Frame 1 (no input): blank canvas, image omitted
Frame 60 (no input): blank canvas, image omitted
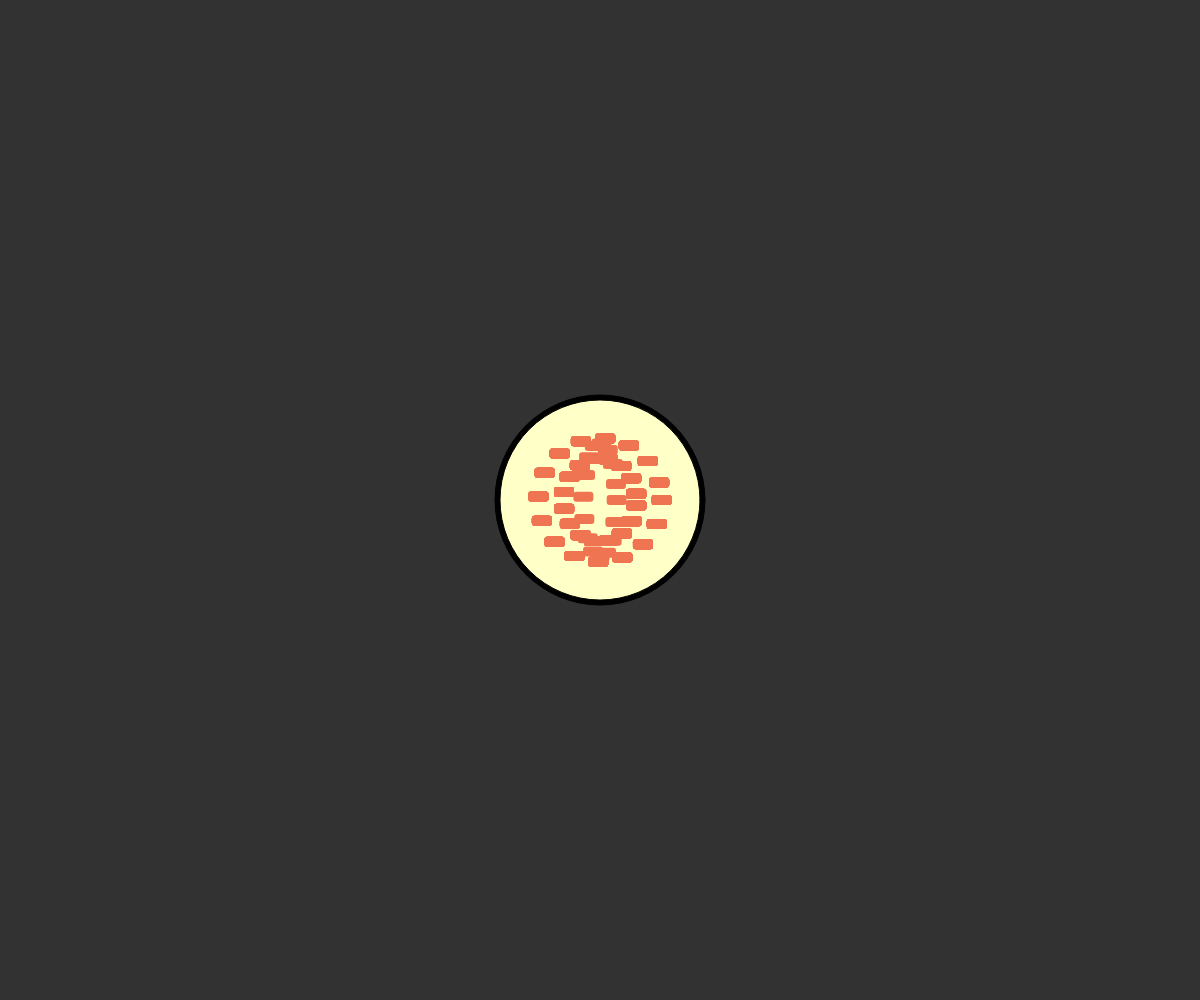
Frame 120 (the mouse pressed at the canvas centre since frame 60)

The p5.js sketch whose frames 1 and 60 were blank and that drew this single picture after the mouse press (run headless with seeded random() and noise() and a simulated clock; from frame 60 on, the mouse is pressed at the canvas centre):

// p5.js sketch
// ── sketch.js
/* let x = x;
let y = x; */
let diameter =  200;
let ingredientPositions = [ ]; //empty array to hold on positions?
let numberOfIngredients = 30; //how many ingredients to draw

let myPokeBowl = []; //empty array to hold pokebowl objects

function setup() {
  createCanvas(windowWidth, windowHeight);
/* myPokeBowl = new PokeBowl(width/2, height/2, diameter,10); //looks for class called pokebowl and makes new one
 */
}
/*   x = width / 2;
  y = height / 2; */

function draw() {
  background(50);
 /*  translate(x,y); */

  for (let i = 0; i<myPokeBowl.length; i++) {
    myPokeBowl[i].display(); //calls the display function from the pokebowl class to draw it
  }
/*   myPokeBowl.display(); //calls the display function from the pokebowl class to draw it */
}

function mousePressed() { 
  let tempPokebowl = new PokeBowl(mouseX, mouseY, diameter, random (5,20),random(20)); //creates a temporary pokebowl at mouse position with random number of ingredients between 5 and 20
  myPokeBowl.push (tempPokebowl); //adds the temporary pokebowl to the array of pokebowls
}

 /*  translate(x, y);
  circle(0, 0, diameter+10);
  circle(0, 0, diameter); */

class PokeBowl { 
  constructor(x, y, diameter,numberOfIngredients) { //takes values from top to assign in this class
    this.x = x;
    this.y = y;
    this.diameter = diameter;
    this.numberOfIngredients = numberOfIngredients;
    this.ingredientPositions = []; //declaring a variable but not using constuctor to fill it (or thats what you said in the video)

    this.ingredientKind = random(['tobiko','nori','salmon']); //uses random to select one of the three ingredient kinds for this pokebowl and named the ingredientKind so it can be called

    if (this.ingredientKind === 'tobiko') { //if statement to check which ingredient kind was selected will be the same after
      for (let i = 0; i < numberOfIngredients; i++) { //for loop looping from 0 to number of ingredients
        let spacing = 360/ this.numberOfIngredients;
        let tobikoX = cos(radians(i*spacing)) * ((this.diameter/3) - 30); 
        let tobikoY = sin(radians(i*spacing)) * ((this.diameter/3) - 20);
        let newVector = createVector(tobikoX,tobikoY);
        this.ingredientPositions.push(newVector); //fills the array from ingrediant positions array called at start. attaches new position
        
        for (let i = 0; i < numberOfIngredients; i++) {
          let spacing = 360/this.numberOfIngredients;
          let tobikoX2 = cos(radians(i*spacing + spacing/3)) * ((this.diameter/3) - 45); // offset the angle by spacing/3 so these appear not exactly on original ring
          let tobikoY2 = sin(radians(i*spacing + spacing/3)) * ((this.diameter/3) - 35);
          this.ingredientPositions.push(createVector(tobikoX2, tobikoY2)); //tobikoX2 and tobikoY2 for second ring of tobiko
        }
    
        for (let i = 0; i < numberOfIngredients; i++) { //third tobiko ring
          let spacing = 360/this.numberOfIngredients;
          let tobikoX3 = cos(radians(i*spacing)) * ((this.diameter/3) - 15); //furthest out ring becasue it is subtracting least from diameter/3
          let tobikoY3 = sin(radians(i*spacing)) * ((this.diameter/3) - 5);
          this.ingredientPositions.push(createVector(tobikoX3, tobikoY3));
        }
      } 
    }

    if (this.ingredientKind === 'nori') {
      for (let i = 0; i < numberOfIngredients; i++) { //exact same mechanics as tobiko just different variable names and will need different drawing method later
        let spacing = 360/this.numberOfIngredients; //spacing variable to space out the ingredients evenly in a circle i think, at least thats what I understood from the video
        let noriX = cos(radians(i*spacing)) * ((this.diameter/3) - 40); 
        let noriY = sin(radians(i*spacing)) * ((this.diameter/3) - 20);
        this.ingredientPositions.push(createVector(noriX,noriY));
        
        for (let i = 0; i < numberOfIngredients; i++) {
          let spacing = 360/this.numberOfIngredients;
          let noriX2 = cos(radians(i*spacing + spacing/3)) * ((this.diameter/3) - 55); //tweaked the end subtraction from diameter to make nori rings different from tobiko rings just a little
          let noriY2 = sin(radians(i*spacing + spacing/3)) * ((this.diameter/3) - 45);
          this.ingredientPositions.push(createVector(noriX2, noriY2));
        }
    
        for (let i = 0; i < numberOfIngredients; i++) {
          let spacing = 360/this.numberOfIngredients;
          let noriX3 = cos(radians(i*spacing)) * ((this.diameter/3) - 10);
          let noriY3 = sin(radians(i*spacing)) * ((this.diameter/3) - 5);
          this.ingredientPositions.push(createVector(noriX3, noriY3));
        }
      }
    }

    if (this.ingredientKind === 'salmon') { //samething for salmon once again just copied and pasted with variable name and diameter value changes
      for (let i = 0; i < numberOfIngredients; i++) {
        let spacing = 360/ this.numberOfIngredients;
        let salmonX = cos(radians(i*spacing)) * ((this.diameter/3) - 50); 
        let salmonY = sin(radians(i*spacing)) * ((this.diameter/3) - 10);
        this.ingredientPositions.push(createVector(salmonX, salmonY));
        
        for (let i = 0; i < numberOfIngredients; i++) {
          let spacing = 360/this.numberOfIngredients;
          let salmonX2 = cos(radians(i*spacing + spacing/3)) * ((this.diameter/3) - 30);
          let salmonY2 = sin(radians(i*spacing + spacing/3)) * ((this.diameter/3) - 25);
          this.ingredientPositions.push(createVector(salmonX2, salmonY2));
        }
    
        for (let i = 0; i < numberOfIngredients; i++) {
          let spacing = 360/this.numberOfIngredients;
          let salmonX3 = cos(radians(i*spacing)) * ((this.diameter/3) - 5);
          let salmonY3 = sin(radians(i*spacing)) * ((this.diameter/3) - 5);
          this.ingredientPositions.push(createVector(salmonX3, salmonY3));
        }
      }
    }
  }

  display() { //function to display the pokebowl from the class
    push();
    translate(this.x, this.y);
    fill(0); //black for outer bowl
    circle(0, 0, this.diameter + 10); //outer bowl
    fill(255, 255, 200); //light yellow for innder bowl
    circle(0, 0, this.diameter); //inner bowl
    noStroke();

    
    if (this.ingredientKind === 'tobiko') { //draw based on which ingredient this bowl was selected from random earlier
      fill("rgba(223, 64, 154, 1)"); // pink tobiko
      for (let i = 0; i < this.ingredientPositions.length; i++) { //was wondering why it wasnt working for a second turn out had to use .length since multiple instances of positions in the array i think https://happycoding.io/tutorials/p5js/arrays
        circle(this.ingredientPositions[i].x, this.ingredientPositions[i].y, 5); //basically an alternate version of how you did pepperoni in the pizza class video
      }
    }

    if (this.ingredientKind === 'nori') {
      fill("rgba(28, 58, 4, 1)"); 
      rectMode(CENTER);
      for (let i = 0; i < this.ingredientPositions.length; i++) {
        square(this.ingredientPositions[i].x, this.ingredientPositions[i].y, 9); //same thing with the tobiko but using squares for nori pieces
      }
    }

    if (this.ingredientKind === 'salmon') {
      fill("rgba(239, 116, 82, 1)"); 
      rectMode(CENTER);
      for (let i = 0; i < this.ingredientPositions.length; i++) {
        rect(this.ingredientPositions[i].x, this.ingredientPositions[i].y, 20, 10, 3); //rectangular salmon pieces, found out you could round off the corners with the last parameter. still looks like shit really.
      }
    }
    pop();
  }
}
